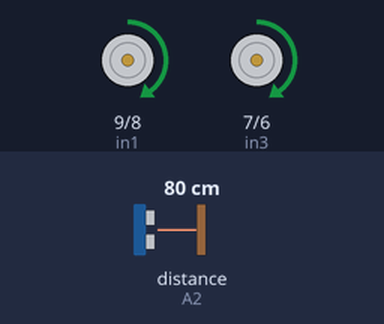
Simulated run of this sketch. Board: Arduino Uno, built with avr-gcc and run on an emulated ATmega328P. On the bench: motor-driver pin pairs drawn as motors (green arrow = first pin HIGH = forward, orange = second pin HIGH = backward, longer = more drive, scaled by the enable pin). Wiring (inferred from the names in the program): ultrasonic range finder: trigger A3; echo A2. The inputs (shaded band) are chosen by the test bench; at power-on: distance to the obstacle (sensor on A2) 80 cm. The echo pulse lasts 58.3 µs per cm.

Above: at 1.2 s.
1.3 s: distance to the obstacle (sensor on A2) set to 17 cm
2.8 s: distance to the obstacle (sensor on A2) set to 13 cm
At 3.8 s:
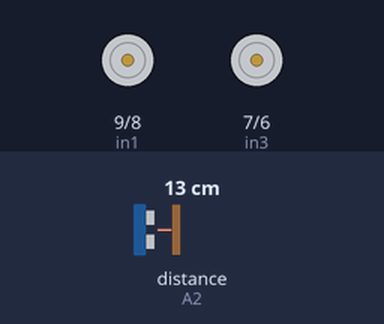
4.3 s: distance to the obstacle (sensor on A2) set to 18 cm
At 4.9 s:
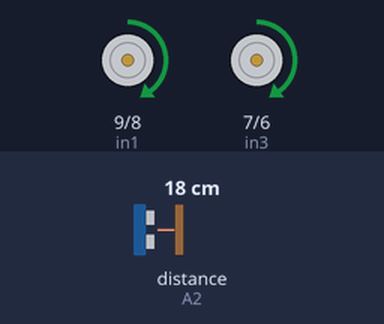
5.8 s: distance to the obstacle (sensor on A2) set to 2 cm
At 7.2 s:
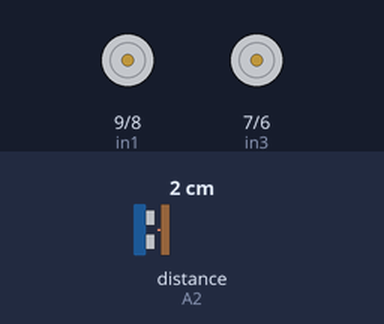
Timing chart, 0 to 8.3 s (numbered marks = the images above; inputs shaded):
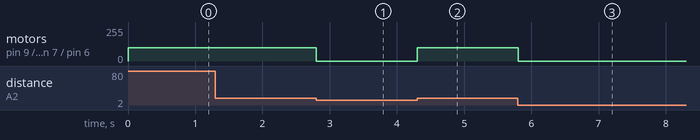

The sketch:

obstacle_level1.ino
```cpp
#define enA 10    // Enable1 L298 Pin enA
#define in1 9     // Motor1  L298 Pin in1
#define in2 8     // Motor1  L298 Pin in1
#define in3 7     // Motor2  L298 Pin in1
#define in4 6     // Motor2  L298 Pin in1
#define enB 5     // Enable2 L298 Pin enB

#define echo A2   // Echo pin
#define trigger A3  // Trigger pin

#define obstacleDistanceThreshold 15  // Minimum distance in cm

void setup() {
  pinMode(in1, OUTPUT);
  pinMode(in2, OUTPUT);
  pinMode(in3, OUTPUT);
  pinMode(in4, OUTPUT);
  pinMode(trigger, OUTPUT);
  pinMode(echo, INPUT);
  pinMode(enA, OUTPUT);
  pinMode(enB, OUTPUT);

  // Set the motor direction to move forward
  digitalWrite(in1, HIGH);
  digitalWrite(in2, LOW);
  digitalWrite(in3, HIGH);
  digitalWrite(in4, LOW);

  // Set the motor speed
  analogWrite(enA, 100); // Adjust the speed as needed (0 to 255)
  analogWrite(enB, 100); // Adjust the speed as needed (0 to 255)
}

void loop() {
  // Measure distance using ultrasonic sensor
  long duration, distance;
  digitalWrite(trigger, LOW);
  delayMicroseconds(2);
  digitalWrite(trigger, HIGH);
  delayMicroseconds(10);
  digitalWrite(trigger, LOW);
  duration = pulseIn(echo, HIGH);
  distance = duration * 0.034 / 2;

  // Check if obstacle is closer than threshold distance
  if (distance < obstacleDistanceThreshold) {
    // Stop the car if obstacle detected
    digitalWrite(in1, LOW);
    digitalWrite(in2, LOW);
    digitalWrite(in3, LOW);
    digitalWrite(in4, LOW);
  } else {
    // Move the car forward if no obstacle
    digitalWrite(in1, HIGH);
    digitalWrite(in2, LOW);
    digitalWrite(in3, HIGH);
    digitalWrite(in4, LOW);
  }
}
```

Measured:
- the behaviour switches between 16 and 15 cm on distance to the obstacle (sensor on A2) (found by bisection; images 0 and 1)
- after the input at 1.3 s, every drawn part: stays the same
- after the input at 2.8 s, motor on pin 9 (in1) / pin 8 (in2), motor on pin 7 (in3) / pin 6 (in4): forward 100/255 → stopped at once
- after the input at 4.3 s, motor on pin 9 (in1) / pin 8 (in2), motor on pin 7 (in3) / pin 6 (in4): stopped → forward 100/255 at once
- after the input at 5.8 s, motor on pin 9 (in1) / pin 8 (in2), motor on pin 7 (in3) / pin 6 (in4): forward 100/255 → stopped at once
